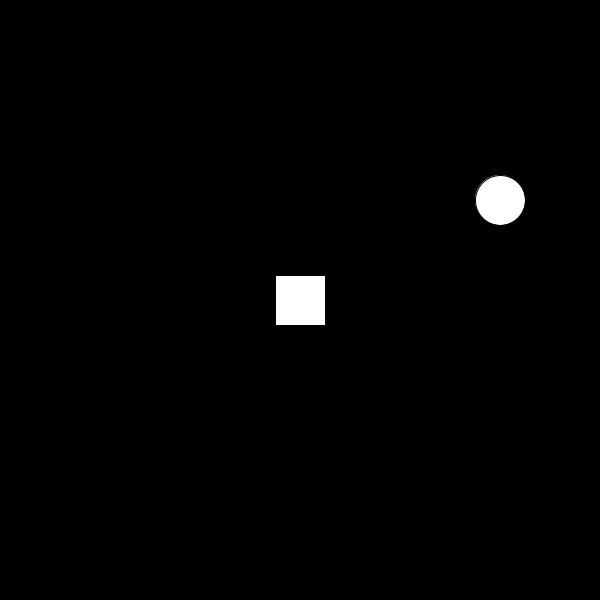
Frame 1 (no input)
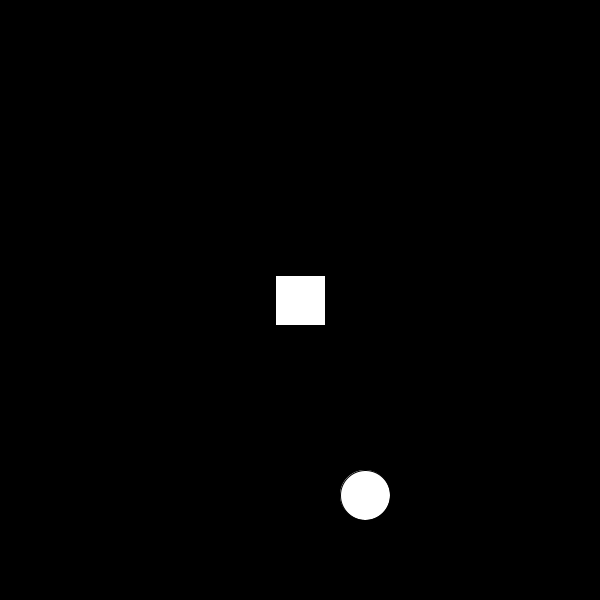
Frame 60 (the mouse pressed at the canvas centre just before this capture)
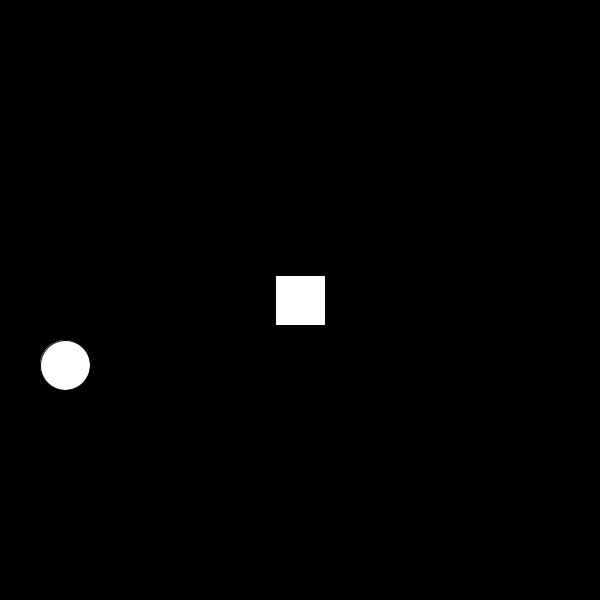
Frame 120 (the mouse held since frame 60 and released just before this capture)

The Processing sketch that drew these frames (run headless with seeded random() and noise(); from frame 60 on, the mouse is pressed at the canvas centre):

// Processing sketch: Colision_rectangulo_circulo
// ── Colision_rectangulo_circulo.pde
/*
Ejercicio 1: Rotación por Fuerza
 Implementar un objeto móvil que reciba una fuerza externa y, en lugar de solo desplazarse, experimente una aceleración angular que lo haga rotar al moverse por la pantalla.
 */

Circle Circle;
Rectangulo Rectangulo;
void setup() {
  size(600, 600);
  Circle = new Circle();
  Rectangulo = new Rectangulo();
}

void draw() {
  background(0);
  Circle.dibujar();
  Circle.mover();
  Circle.chocar();
  Rectangulo.dibujar();
}

// ── class_Circle.pde
class Circle {

  PVector pos;
  PVector vel;
  PVector acel;
  float radio;
  float radio2;

  Circle() {
    pos = new PVector(500, 200);
    vel = new PVector(5, 5);
    radio = 50;
    radio2 = radio/2;
  }

  void dibujar() {
circle(pos.x, pos.y, radio);
  }


  void mover() {
    pos.add(vel);
  }

  void chocar() {
    if (pos.x - radio2 < 0 || pos.x + radio2  > width ) {
      vel.x = vel.x*-1;
    }
    if (pos.y - radio2 < 0 || pos.y + radio2 > height) {
      vel.y = vel.y*-1;
    }
  }
}

// ── class_Rectangulo.pde
class Rectangulo {

  PVector pos;
  float ancho;
  float alto;

  Rectangulo() {
    pos = new PVector(width/2, height/2);
    ancho = 50;
    alto = 50;
  }

  void dibujar() {
    rectMode(CENTER);
    rect(pos.x, pos.y, ancho, alto);
  }

}
